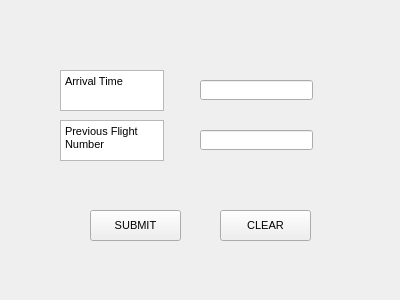
<?xml version="1.0" encoding="UTF-8"?>
<ui version="4.0">
 <class>delete_flights</class>
 <widget class="QWidget" name="delete_flights">
  <property name="geometry">
   <rect>
    <x>0</x>
    <y>0</y>
    <width>400</width>
    <height>300</height>
   </rect>
  </property>
  <property name="windowTitle">
   <string>Delete Flights</string>
  </property>
  <widget class="QLineEdit" name="arrivaltime_input">
   <property name="geometry">
    <rect>
     <x>200</x>
     <y>80</y>
     <width>113</width>
     <height>20</height>
    </rect>
   </property>
   <property name="font">
    <font>
     <pointsize>8</pointsize>
    </font>
   </property>
  </widget>
  <widget class="QPlainTextEdit" name="plainTextEdit">
   <property name="geometry">
    <rect>
     <x>60</x>
     <y>70</y>
     <width>104</width>
     <height>41</height>
    </rect>
   </property>
   <property name="font">
    <font>
     <pointsize>8</pointsize>
    </font>
   </property>
   <property name="plainText">
    <string>Arrival Time</string>
   </property>
  </widget>
  <widget class="QPushButton" name="submitbutton">
   <property name="geometry">
    <rect>
     <x>90</x>
     <y>210</y>
     <width>91</width>
     <height>31</height>
    </rect>
   </property>
   <property name="font">
    <font>
     <pointsize>8</pointsize>
    </font>
   </property>
   <property name="text">
    <string>SUBMIT</string>
   </property>
  </widget>
  <widget class="QPushButton" name="clearbutton">
   <property name="geometry">
    <rect>
     <x>220</x>
     <y>210</y>
     <width>91</width>
     <height>31</height>
    </rect>
   </property>
   <property name="font">
    <font>
     <pointsize>8</pointsize>
    </font>
   </property>
   <property name="text">
    <string>CLEAR</string>
   </property>
  </widget>
  <widget class="QPlainTextEdit" name="plainTextEdit_2">
   <property name="geometry">
    <rect>
     <x>60</x>
     <y>120</y>
     <width>104</width>
     <height>41</height>
    </rect>
   </property>
   <property name="font">
    <font>
     <pointsize>8</pointsize>
    </font>
   </property>
   <property name="plainText">
    <string>Previous Flight Number</string>
   </property>
  </widget>
  <widget class="QLineEdit" name="prevflightnum_input">
   <property name="geometry">
    <rect>
     <x>200</x>
     <y>130</y>
     <width>113</width>
     <height>20</height>
    </rect>
   </property>
   <property name="font">
    <font>
     <pointsize>8</pointsize>
    </font>
   </property>
  </widget>
 </widget>
 <resources/>
 <connections/>
</ui>
